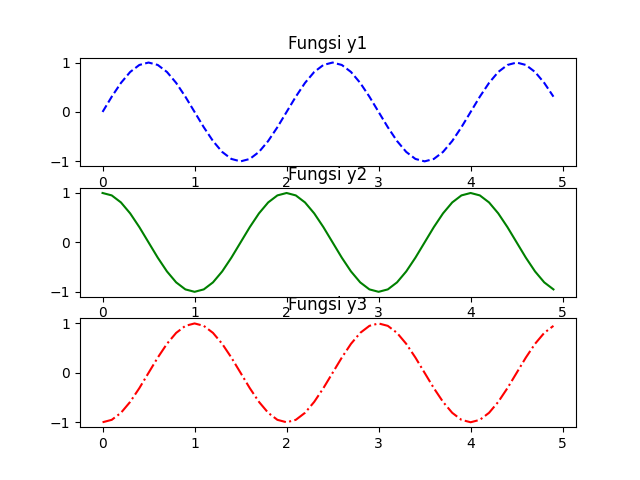

This figure's Python source:
import matplotlib.pyplot as plt
import math
import numpy as np
t = np.arange(0,5,0.1)
y1 = np.sin(math.pi*t)
y2 = np.sin(math.pi*t+math.pi/2)
y3 = np.sin(math.pi*t-math.pi/2)
plt.subplot(3,1,1)
plt.title('Fungsi y1')
plt.plot(t,y1,'b--')
plt.subplot(3,1,2)
plt.title('Fungsi y2')
plt.plot(t,y2,'g')
plt.subplot(3,1,3)
plt.title('Fungsi y3')
plt.plot(t,y3,'r-.')
plt.show()
